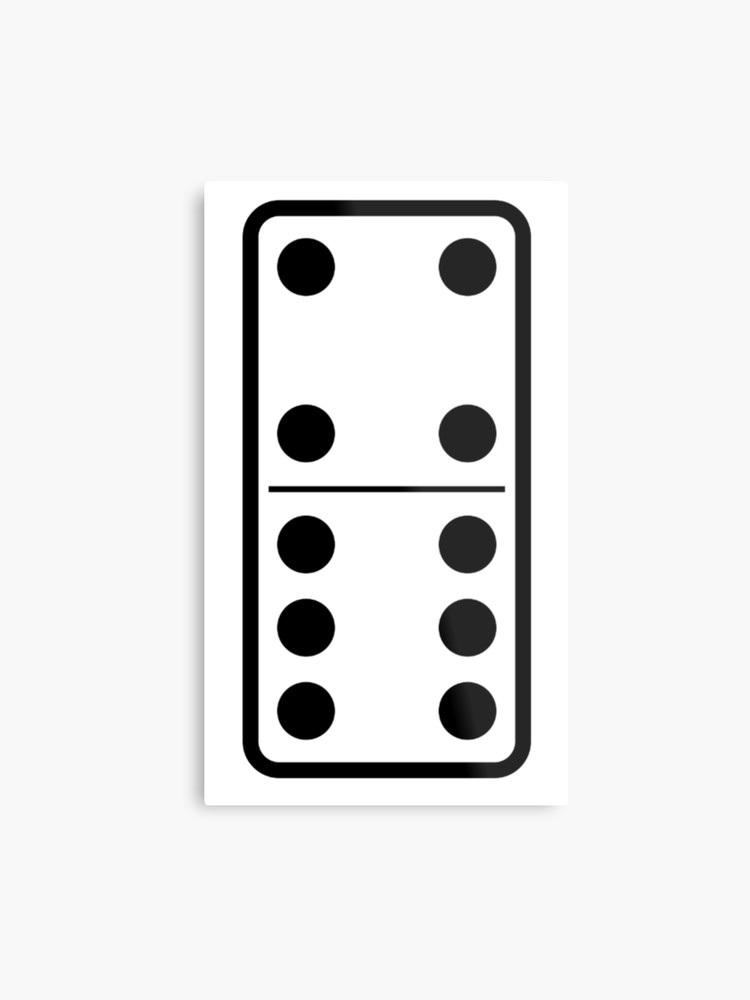
#> input picture fichas/46.jpg, 750 x 1000 px
$ python th.py
#> lines starting #> are read from the running program, lines starting #| are printed output that depends on the picture; after the words box and inside, x2 and y2 are one past the last pixel; in counts of white or black regions, pixels touching at a corner belong together
import cv2
import numpy as np

img = cv2.imread('fichas/46.jpg')
#> img is the input picture: shape (1000, 750, 3); min 0, max 255, mean 232.6
gray = cv2.cvtColor(img, cv2.COLOR_BGR2GRAY)
edges = cv2.Canny(gray, 50, 150, apertureSize = 3)
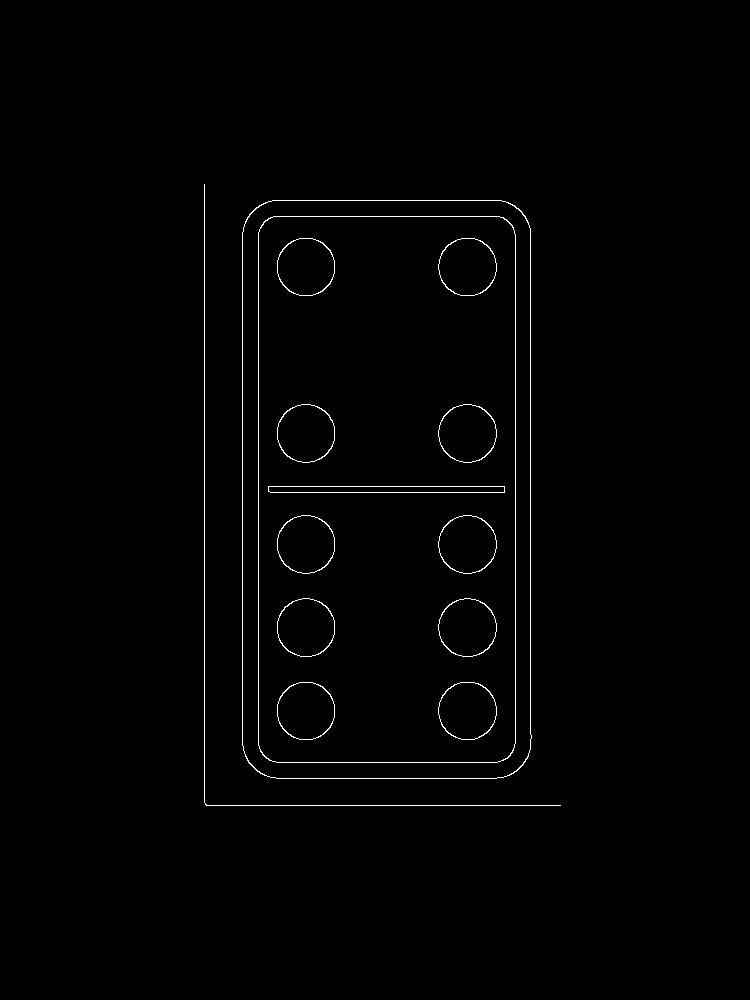
#> edges: shape (1000, 750); 0.92% white in thin lines or dots, all inside (x1, y1, x2, y2) = (204, 184, 561, 806)

lines = cv2.HoughLines(edges, 1, np.pi/180, 200)
#> lines = [[204, 0], [530, 0], [258, 0], [242, 0], [515, 0], [805, 1.57], [486, 1.57], [492, 1.57], [216, 1.57], [200, 1.57], [762, 1.57], [778, 1.57]]

for line in lines:
    rho, theta = line[0]
    a = np.cos(theta)
    b = np.sin(theta)
    x0 = a*rho
    y0 = b*rho
    x1 = int(x0 + 1000*(-b))
    y1 = int(y0 + 1000*(a))
    x2 = int(x0 - 1000*(-b))
    y2 = int(y0 - 1000*(a))

    cv2.line(img, (x1,y1), (x2,y2), (0, 0, 255), 8, cv2.LINE_AA)
#> this loop made 12 passes
#> (rho, theta, a, b, x0, y0, x1, y1) on passes 1 to 12: (204, 0, 1, 0, 204, 0, 204, 1000), (530, 0, 1, 0, 530, 0, 530, 1000), (258, 0, 1, 0, 258, 0, 258, 1000), (242, 0, 1, 0, 242, 0, 242, 1000), (515, 0, 1, 0, 515, 0, 515, 1000), (805, 1.57, -4.37e-08, 1, -3.52e-05, 805, -1000, 804), (486, 1.57, -4.37e-08, 1, -2.12e-05, 486, -1000, 485), (492, 1.57, -4.37e-08, 1, -2.15e-05, 492, -1000, 491), (216, 1.57, -4.37e-08, 1, -9.44e-06, 216, -1000, 215), (200, 1.57, -4.37e-08, 1, -8.74e-06, 200, -1000, 199), (762, 1.57, -4.37e-08, 1, -3.33e-05, 762, -1000, 761), (778, 1.57, -4.37e-08, 1, -3.4e-05, 778, -1000, 777)
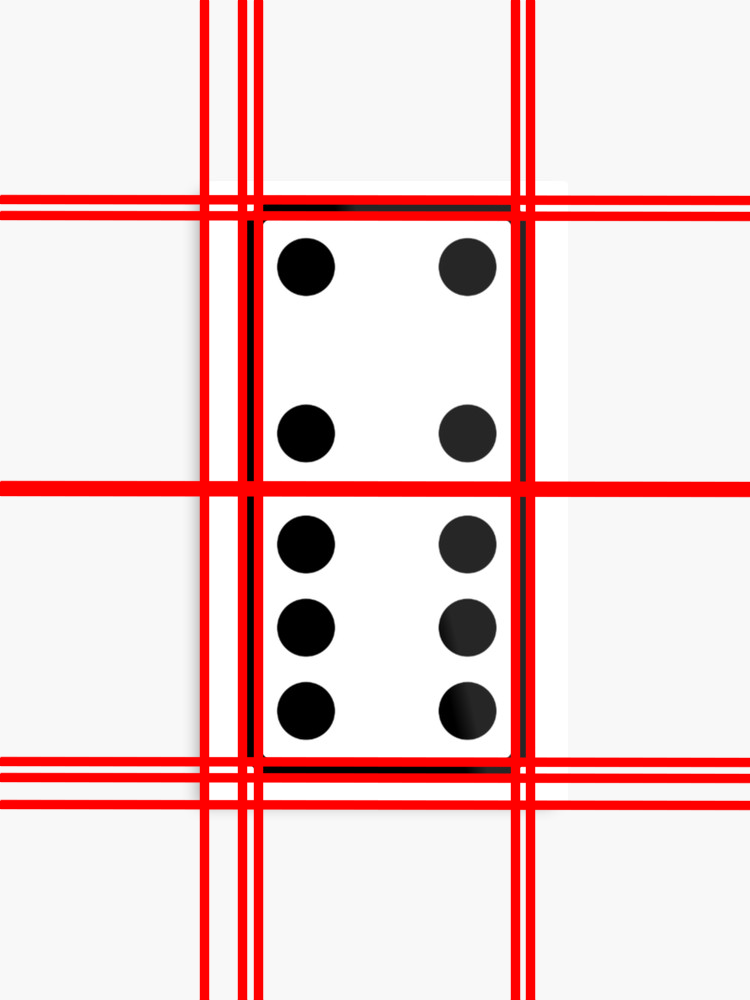
#> img: shape (1000, 750, 3); 14.01% of pixels changed, all inside (x1, y1, x2, y2) = (0, 0, 750, 1000)

circles = cv2.HoughCircles(gray, cv2.HOUGH_GRADIENT, 1, 20,
                            param1=50, param2=30, minRadius=20, maxRadius=30)
#> circles = [[305.5, 266.5, 29], [305.5, 710.5, 29], [305.5, 627.5, 29.3], [466.5, 266.5, 29.4], [466.5, 710.5, 29.4], [467.5, 627.5, 29.4], [305.5, 543.5, 29.4], [305.5, 433.5, 28.3], [467.5, 432.5, 29.4], [467.5, 544.5, 29.4]]

circles = np.uint16(np.around(circles))
#> circles = [[306, 266, 29], [306, 710, 29], [306, 628, 29], [466, 266, 29], [466, 710, 29], [468, 628, 29], [306, 544, 29], [306, 434, 28], [468, 432, 29], [468, 544, 29]]
for i in circles[0,:]:
    cv2.circle(img, (i[0], i[1]), i[2], (0,255,0), 2)
    cv2.circle(img, (i[0], i[1]), 2, (0,0,255), 3)
#> this loop made 10 passes
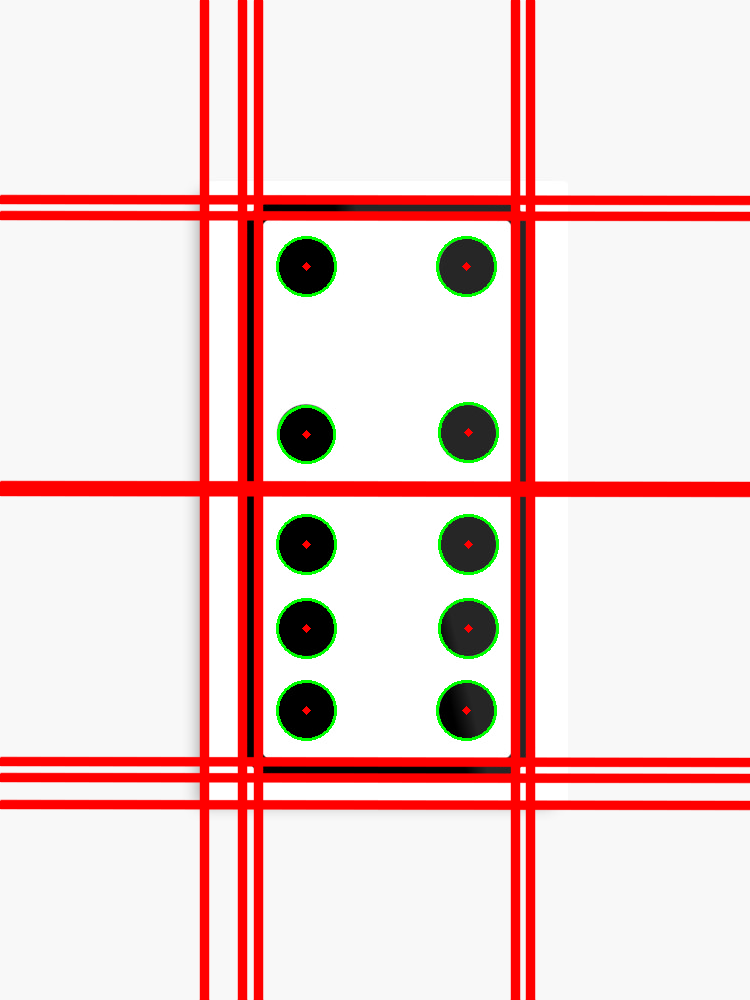
#> img: shape (1000, 750, 3); 0.77% of pixels changed, all inside (x1, y1, x2, y2) = (276, 236, 499, 741)

cv2.imshow('detected circles', img)
cv2.waitKey()
